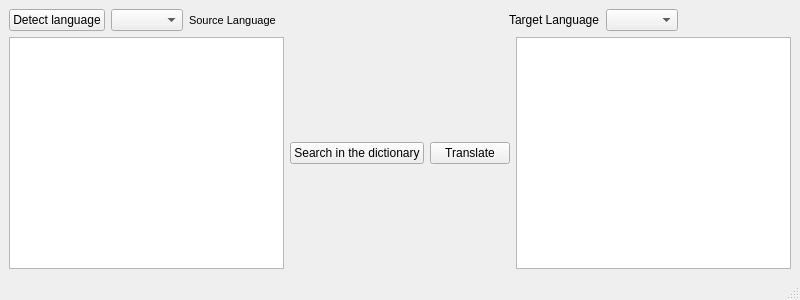
<?xml version="1.0" encoding="UTF-8"?>
<ui version="4.0">
 <class>MainWindow</class>
 <widget class="QMainWindow" name="MainWindow">
  <property name="geometry">
   <rect>
    <x>0</x>
    <y>0</y>
    <width>800</width>
    <height>300</height>
   </rect>
  </property>
  <property name="windowTitle">
   <string>MainWindow</string>
  </property>
  <widget class="QWidget" name="centralwidget">
   <layout class="QVBoxLayout" name="verticalLayout_2">
    <item>
     <layout class="QHBoxLayout" name="horizontalLayout_3">
      <item>
       <widget class="QPushButton" name="detectButton">
        <property name="text">
         <string>Detect language</string>
        </property>
       </widget>
      </item>
      <item>
       <widget class="QComboBox" name="comboBoxSource"/>
      </item>
      <item>
       <widget class="QLabel" name="SourceLabel">
        <property name="font">
         <font>
          <pointsize>8</pointsize>
         </font>
        </property>
        <property name="text">
         <string>Source Language</string>
        </property>
       </widget>
      </item>
      <item>
       <spacer name="horizontalSpacer_6">
        <property name="orientation">
         <enum>Qt::Horizontal</enum>
        </property>
        <property name="sizeHint" stdset="0">
         <size>
          <width>40</width>
          <height>20</height>
         </size>
        </property>
       </spacer>
      </item>
      <item>
       <spacer name="horizontalSpacer_7">
        <property name="orientation">
         <enum>Qt::Horizontal</enum>
        </property>
        <property name="sizeHint" stdset="0">
         <size>
          <width>40</width>
          <height>20</height>
         </size>
        </property>
       </spacer>
      </item>
      <item>
       <widget class="QLabel" name="TargetLabel">
        <property name="text">
         <string>Target Language</string>
        </property>
       </widget>
      </item>
      <item>
       <widget class="QComboBox" name="comboBoxTarget"/>
      </item>
      <item>
       <spacer name="horizontalSpacer_8">
        <property name="orientation">
         <enum>Qt::Horizontal</enum>
        </property>
        <property name="sizeHint" stdset="0">
         <size>
          <width>40</width>
          <height>20</height>
         </size>
        </property>
       </spacer>
      </item>
     </layout>
    </item>
    <item>
     <layout class="QHBoxLayout" name="horizontalLayout_5">
      <item>
       <widget class="QTextEdit" name="SourceEdit"/>
      </item>
      <item>
       <layout class="QHBoxLayout" name="horizontalLayout_4">
        <item>
         <widget class="QPushButton" name="dictionaryButton">
          <property name="text">
           <string>Search in the dictionary</string>
          </property>
         </widget>
        </item>
        <item>
         <widget class="QPushButton" name="translateButton">
          <property name="text">
           <string>Translate</string>
          </property>
         </widget>
        </item>
       </layout>
      </item>
      <item>
       <widget class="QTextEdit" name="TargetEdit"/>
      </item>
     </layout>
    </item>
   </layout>
  </widget>
  <widget class="QMenuBar" name="menubar">
   <property name="geometry">
    <rect>
     <x>0</x>
     <y>0</y>
     <width>800</width>
     <height>21</height>
    </rect>
   </property>
  </widget>
  <widget class="QStatusBar" name="statusbar"/>
 </widget>
 <resources/>
 <connections/>
</ui>
